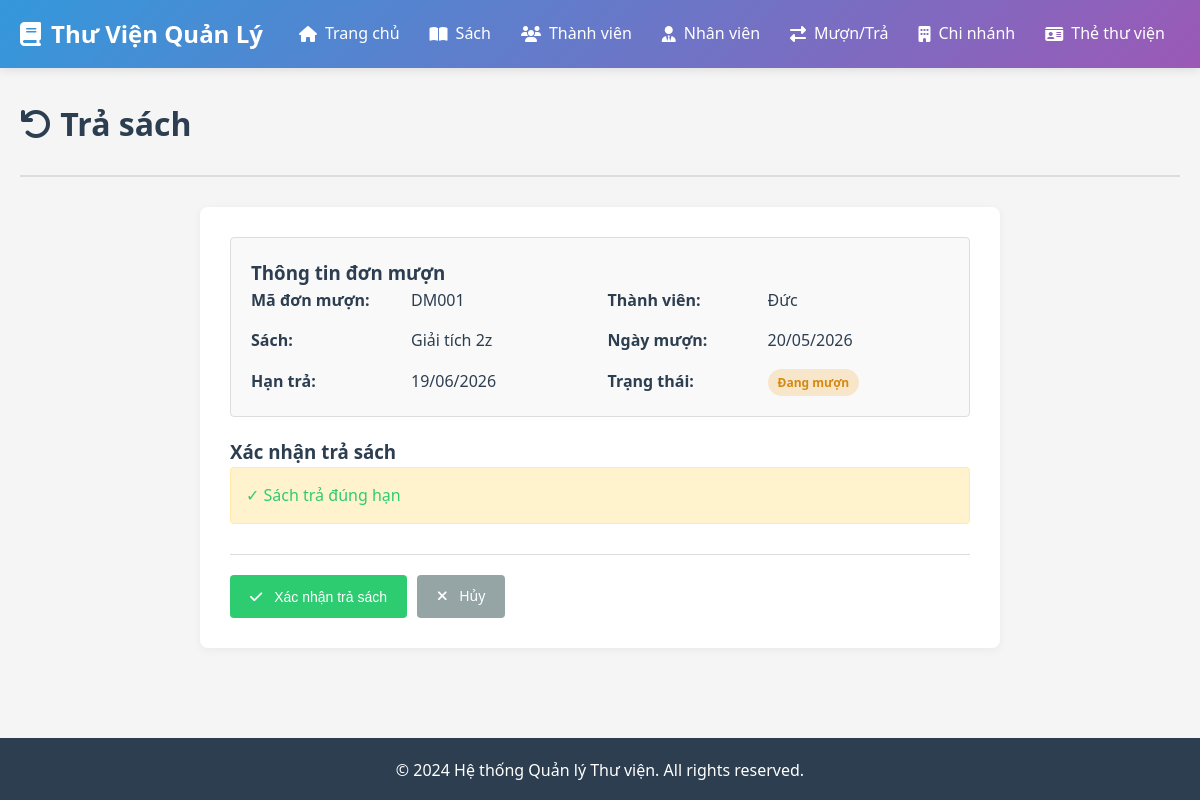
Page /don-muon/DM001/tra on the earlier database version.
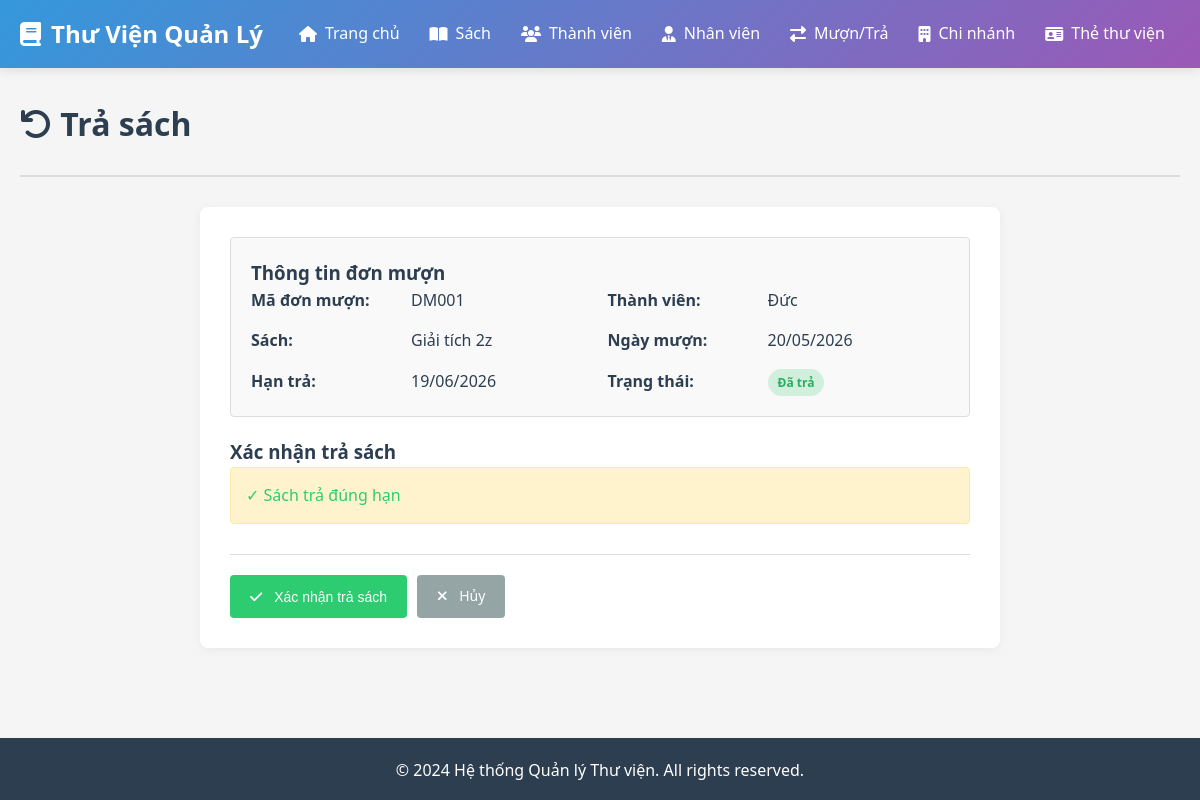
Same page on the later database version.
### app/routes/__init__.py (the view, shortened to what this page needs)
@bp.route('/don-muon/<ma_don_muon>/tra', methods=['GET', 'POST'])
def tra_sach(ma_don_muon):
    don_muon = db.session.get(DonMuon, ma_don_muon)
    if not don_muon:
        flash('Không tìm thấy đơn mượn', 'danger')
        return redirect(url_for('main.danh_sach_don_muon'))
    from datetime import date
    ngay_hom_nay = date.today()
    phi_phat_du_kien = 0
    if ngay_hom_nay > don_muon.han_tra:
        phi_phat_du_kien = (ngay_hom_nay - don_muon.han_tra).days * 5000
    return render_template(
        'don_muon/tra.html',
        don_muon=don_muon,
        ngay_hom_nay=ngay_hom_nay,
        phi_phat_du_kien=phi_phat_du_kien
    )

### app/templates/don_muon/tra.html (shortened to what this page needs)
{% extends "base.html" %}
{% block content %}
<div class="page-header">
    <h1><i class="fas fa-undo"></i> Trả sách</h1>
</div>
<div class="form-container">
    <div class="info-box">
        <h3>Thông tin đơn mượn</h3>
        <div class="info-grid">
            <div class="info-item">
                <label>Mã đơn mượn:</label>
                <span>{{ don_muon.ma_don_muon }}</span>
            </div>
            <div class="info-item">
                <label>Thành viên:</label>
                <span>{{ don_muon.thanh_vien.ho_ten }}</span>
            </div>
            <div class="info-item">
                <label>Sách:</label>
                <span>{{ don_muon.ban_sao.sach.ten_sach }}</span>
            </div>
            <div class="info-item">
                <label>Ngày mượn:</label>
                <span>{{ don_muon.ngay_muon.strftime('%d/%m/%Y') }}</span>
            </div>
            <div class="info-item">
                <label>Hạn trả:</label>
                <span>{{ don_muon.han_tra.strftime('%d/%m/%Y') }}</span>
            </div>
            <div class="info-item">
                <label>Trạng thái:</label>
                <span>
                    {% if don_muon.trang_thai == 'Đang mượn' %}
                        <span class="badge badge-warning">Đang mượn</span>
                    {% elif don_muon.trang_thai == 'Quá hạn' %}
                        <span class="badge badge-danger">Quá hạn</span>
                    {% else %}
                        <span class="badge badge-success">Đã trả</span>
                    {% endif %}
                </span>
            </div>
        </div>
    </div>
    <form method="POST" class="form">
        <h3>Xác nhận trả sách</h3>
        <div class="warning-box">
            {% if don_muon.han_tra < ngay_hom_nay %}
                <p class="text-danger"><strong>⚠️ Cảnh báo:</strong> Sách trả muộn!</p>
                <p>
                    Số ngày trễ: <strong>{{ (ngay_hom_nay - don_muon.han_tra).days }} ngày</strong><br>
                    Phí phạt dự kiến: <strong>{{ phi_phat_du_kien }} VND</strong>
                </p>
            {% else %}
                <p class="text-success">✓ Sách trả đúng hạn</p>
            {% endif %}
        </div>
        <div class="form-actions">
            <button type="submit" class="btn btn-success">
                <i class="fas fa-check"></i> Xác nhận trả sách
            </button>
            <a href="{{ url_for('main.danh_sach_don_muon') }}" class="btn btn-secondary">
                <i class="fas fa-times"></i> Hủy
            </a>
        </div>
    </form>
</div>
{% endblock %}

Differences in the rows shown:
changed DonMuon "DM001": trang_thai "Đang mượn" → "Đã trả" (drawn)
Other differences:
text no longer shown: "Đang mượn"
text now shown: "Đã trả"
